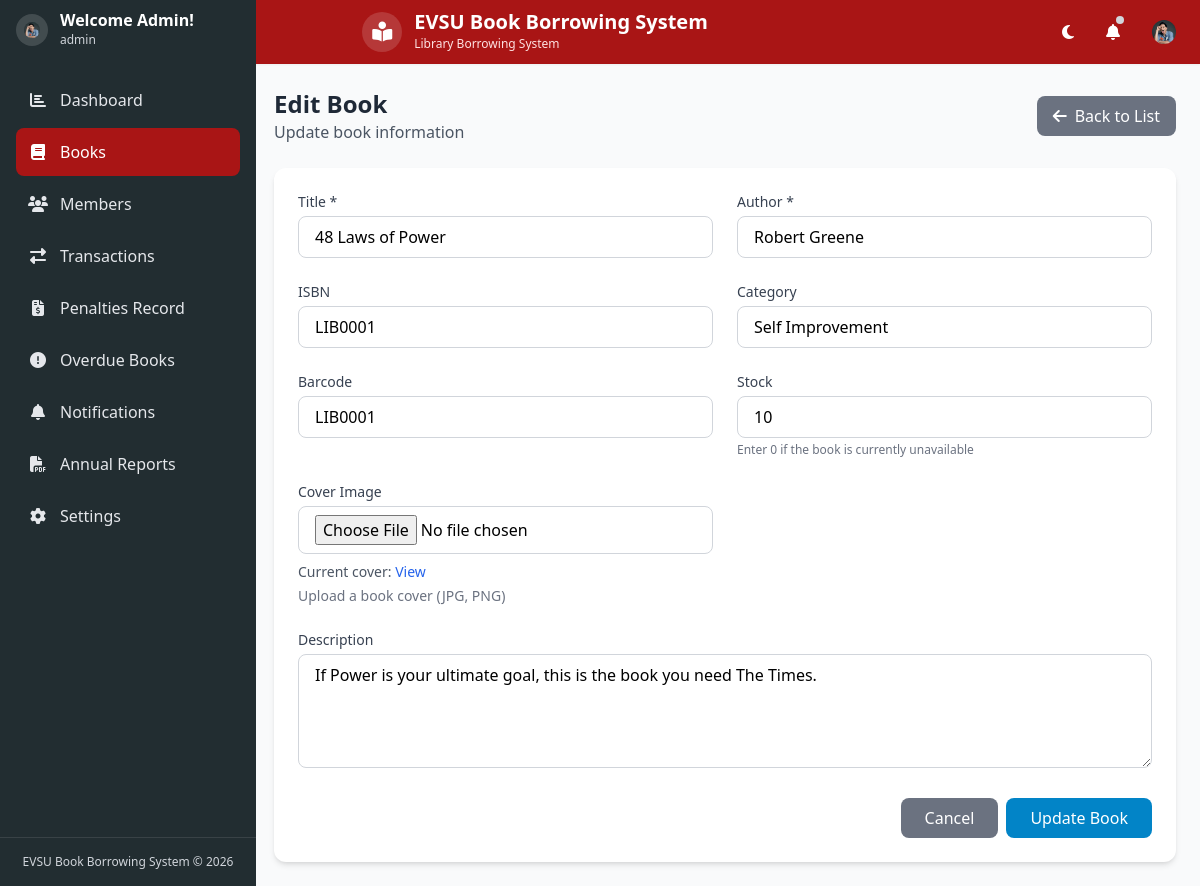
Screenshot of /books.php?action=edit&id=7 (signed in) with the database file from the repository.
### tables this page shows
CREATE TABLE `books` (
  `id` int(11) NOT NULL,
  `title` varchar(255) NOT NULL,
  `author` varchar(100) NOT NULL,
  `isbn` varchar(20) DEFAULT NULL,
  `category` varchar(50) DEFAULT NULL,
  `description` text DEFAULT NULL,
  `barcode` varchar(50) NOT NULL,
  `status` enum('Available','Borrowed','Overdue','Damaged','Lost') DEFAULT 'Available',
  `stock` int(11) NOT NULL DEFAULT 1,
  `created_at` timestamp NOT NULL DEFAULT current_timestamp(),
  `cover_image_path` varchar(255) DEFAULT NULL
);

### books.php (the view, shortened to what the rows shown need)
<?php
require_once 'config/db_connect.php';
$action = $_GET['action'] ?? '';
$bookId = $_GET['id'] ?? 0;
        ?>
        <?php
$bookData = null;
if ($action === 'edit' && $bookId) {
    $stmt = $pdo->prepare("SELECT * FROM books WHERE id = :id");
    $stmt->bindParam(':id', $bookId, PDO::PARAM_INT);
    $stmt->execute();
    $bookData = $stmt->fetch();
}
$sql = 'SELECT * FROM books';
$sql .= ' ORDER BY title';
$stmt = $pdo->prepare($sql);
$stmt->execute();
$books = $stmt->fetchAll();
include 'includes/header.php';
?>
<?php if ($action === 'add' || $action === 'edit'): ?>
    <div class="mb-6 flex justify-between items-center">
        <div>
            <h2 class="text-2xl font-bold text-gray-800 dark:text-white">
                <?php echo ($action === 'edit') ? 'Edit Book' : 'Add New Book'; ?>
            </h2>
            <p class="text-gray-600 dark:text-gray-400">
                <?php echo ($action === 'edit') ? 'Update book information' : 'Add a new book to the library'; ?>
            </p>
        </div>
        <a href="books.php" class="bg-gray-500 hover:bg-gray-600 text-white px-4 py-2 rounded-lg flex items-center">
            <i class="fas fa-arrow-left mr-2"></i> Back to List
        </a>
    </div>
    <div class="bg-white dark:bg-gray-800 rounded-xl shadow-md p-6">
        <form method="POST" action="books.php" enctype="multipart/form-data">
            <div class="grid grid-cols-1 md:grid-cols-2 gap-6">
                <div>
                    <label for="title" class="block text-sm font-medium text-gray-700 dark:text-gray-300 mb-1">Title *</label>
                    <input type="text" id="title" name="title" required
                           value="<?php echo ($bookData) ? htmlspecialchars($bookData['title']) : ''; ?>"
                           class="w-full px-4 py-2 rounded-lg border border-gray-300 dark:border-gray-600 focus:ring-2 focus:ring-primary-500 focus:border-primary-500 dark:bg-gray-700 dark:text-white">
                </div>
                <div>
                    <label for="author" class="block text-sm font-medium text-gray-700 dark:text-gray-300 mb-1">Author *</label>
                    <input type="text" id="author" name="author" required
                           value="<?php echo ($bookData) ? htmlspecialchars($bookData['author']) : ''; ?>"
                           class="w-full px-4 py-2 rounded-lg border border-gray-300 dark:border-gray-600 focus:ring-2 focus:ring-primary-500 focus:border-primary-500 dark:bg-gray-700 dark:text-white">
                </div>
                <div>
                    <label for="isbn" class="block text-sm font-medium text-gray-700 dark:text-gray-300 mb-1">ISBN</label>
                    <input type="text" id="isbn" name="isbn"
                           value="<?php echo ($bookData) ? htmlspecialchars($bookData['isbn']) : ''; ?>"
                           class="w-full px-4 py-2 rounded-lg border border-gray-300 dark:border-gray-600 focus:ring-2 focus:ring-primary-500 focus:border-primary-500 dark:bg-gray-700 dark:text-white">
                </div>
                <div>
                    <label for="category" class="block text-sm font-medium text-gray-700 dark:text-gray-300 mb-1">Category</label>
                    <input type="text" id="category" name="category"
                           value="<?php echo ($bookData) ? htmlspecialchars($bookData['category']) : ''; ?>"
                           class="w-full px-4 py-2 rounded-lg border border-gray-300 dark:border-gray-600 focus:ring-2 focus:ring-primary-500 focus:border-primary-500 dark:bg-gray-700 dark:text-white">
                </div>
                <div>
                    <label for="barcode" class="block text-sm font-medium text-gray-700 dark:text-gray-300 mb-1">Barcode</label>
                    <input type="text" id="barcode" name="barcode"
                           value="<?php echo ($bookData) ? htmlspecialchars($bookData['barcode']) : ''; ?>"
                           placeholder="Leave empty to auto-generate"
                           class="w-full px-4 py-2 rounded-lg border border-gray-300 dark:border-gray-600 focus:ring-2 focus:ring-primary-500 focus:border-primary-500 dark:bg-gray-700 dark:text-white">
                </div>
                <div>
                    <label for="stock" class="block text-sm font-medium text-gray-700 dark:text-gray-300 mb-1">Stock</label>
                    <input type="number" id="stock" name="stock" min="0"
                           value="<?php echo ($bookData) ? htmlspecialchars($bookData['stock']) : '1'; ?>"
                           class="w-full px-4 py-2 rounded-lg border border-gray-300 dark:border-gray-600 focus:ring-2 focus:ring-primary-500 focus:border-primary-500 dark:bg-gray-700 dark:text-white">
                    <p class="text-xs text-gray-500 mt-1">Enter 0 if the book is currently unavailable</p>
                </div>
                <div>
                    <label for="cover_image" class="block text-sm font-medium text-gray-700 dark:text-gray-300 mb-1">Cover Image</label>
                    <input type="file" id="cover_image" name="cover_image" accept="image/*"
                           class="w-full px-4 py-2 rounded-lg border border-gray-300 dark:border-gray-600 focus:ring-2 focus:ring-primary-500 focus:border-primary-500 dark:bg-gray-700 dark:text-white">
                    <?php if ($bookData && !empty($bookData['cover_image_path'])): ?>
                        <div class="mt-2">
                            <p class="text-sm text-gray-600 dark:text-gray-400">Current cover:
                                <a href="<?php echo htmlspecialchars($bookData['cover_image_path']); ?>" class="text-blue-600 dark:text-blue-400" target="_blank">View</a>
                            </p>
                        </div>
                    <?php endif; ?>
                    <p class="mt-1 text-sm text-gray-500 dark:text-gray-400">Upload a book cover (JPG, PNG)</p>
                </div>
                <div class="md:col-span-2">
                    <label for="description" class="block text-sm font-medium text-gray-700 dark:text-gray-300 mb-1">Description</label>
                    <textarea id="description" name="description" rows="4"
                              class="w-full px-4 py-2 rounded-lg border border-gray-300 dark:border-gray-600 focus:ring-2 focus:ring-primary-500 focus:border-primary-500 dark:bg-gray-700 dark:text-white"><?php echo ($bookData) ? htmlspecialchars($bookData['description']) : ''; ?></textarea>
                </div>
            </div>
            <div class="mt-6 flex justify-end">
                <a href="books.php" class="bg-gray-500 hover:bg-gray-600 text-white px-6 py-2 rounded-lg mr-2">Cancel</a>
                <button type="submit" class="bg-primary-600 hover:bg-primary-700 text-white px-6 py-2 rounded-lg">
                    <?php echo ($action === 'edit') ? 'Update Book' : 'Add Book'; ?>
                </button>
            </div>
        </form>
    </div>
<?php endif; ?>
<?php
include 'includes/footer.php';
?>

### includes/header.php (shortened to what the rows shown need)
<?php
$theme = $_COOKIE['theme'] ?? '';
$darkModeClass = ($theme === 'dark') ? 'dark' : '';
$profileImage = null;
if (isset($_SESSION['admin_id'])) {
    try {
        require_once 'config/db_connect.php';
        $stmt = $pdo->prepare("SELECT profile_image FROM admins WHERE id = ?");
        $stmt->execute([$_SESSION['admin_id']]);
        $result = $stmt->fetch();
        if ($result && !empty($result['profile_image']) && file_exists($result['profile_image'])) {
            $profileImage = $result['profile_image'];
        }
    } catch (Exception $e) {
    }
}
?>
<!DOCTYPE html>
<html lang="en" class="h-full <?php echo $darkModeClass; ?>">
<head>
    <script src="https://cdn.tailwindcss.com"></script>
    <link rel="stylesheet" href="https://cdnjs.cloudflare.com/ajax/libs/font-awesome/6.4.0/css/all.min.css">
</head>
<body class="h-full bg-gray-50 dark:bg-gray-900">
    <div id="main-app" class="h-full flex flex-col">
        <header class="bg-[#a91515] shadow-sm fixed top-0 left-0 right-0 z-30">
            <div class="flex items-center justify-between px-4 py-3">
                <div class="flex items-center justify-center flex-1">
                    <a href="index.php" class="flex items-center">
                        <div>
                            <h1 class="text-xl font-bold text-white leading-none">EVSU Book Borrowing System</h1>
                        </div>
                    </a>
                </div>
                <div class="flex items-center space-x-4">
                    <div class="relative">
                        <button id="user-menu-button" class="p-2 rounded-full text-white hover:bg-[#8f1212] overflow-hidden">
                            <?php if (!empty($profileImage)): ?>
                                <div class="w-6 h-6 rounded-full overflow-hidden">
                                    <img src="<?php echo htmlspecialchars($profileImage); ?>" alt="Profile" class="w-full h-full object-cover">
                                </div>
                            <?php else: ?>
                                <i class="fas fa-user"></i>
                            <?php endif; ?>
                        </button>
                    </div>
                </div>
            </div>
        </header>
        <div class="pt-16 flex flex-1 overflow-hidden">
            <aside id="sidebar" class="sidebar w-64 bg-[#222d31] shadow-md md:shadow-none md:translate-x-0 flex flex-col">
                <div class="h-[60px] flex items-center px-4 bg-[#222d31]">
                    <div class="flex items-center">
                        <div class="bg-white/15 p-2 rounded-full mr-3 flex-shrink-0 w-8 h-8 flex items-center justify-center">
                            <?php if (!empty($profileImage)): ?>
                                <img src="<?php echo htmlspecialchars($profileImage); ?>" alt="Profile" class="w-full h-full object-cover rounded-full">
                            <?php else: ?>
                                <i class="fas fa-user text-white text-sm"></i>
                            <?php endif; ?>
                        </div>
                    </div>
                </div>
            </aside>
</body>
</html>

### rows the page displays
books: title "48 Laws of Power", author "Robert Greene", isbn "LIB0001", category "Self Improvement", barcode "LIB0001", stock "10", description "If Power is your ultimate goal, this is the book you need The Times."

### other values shown
$navRoleLabel "Admin"
$_SESSION['admin_username'] "admin"
